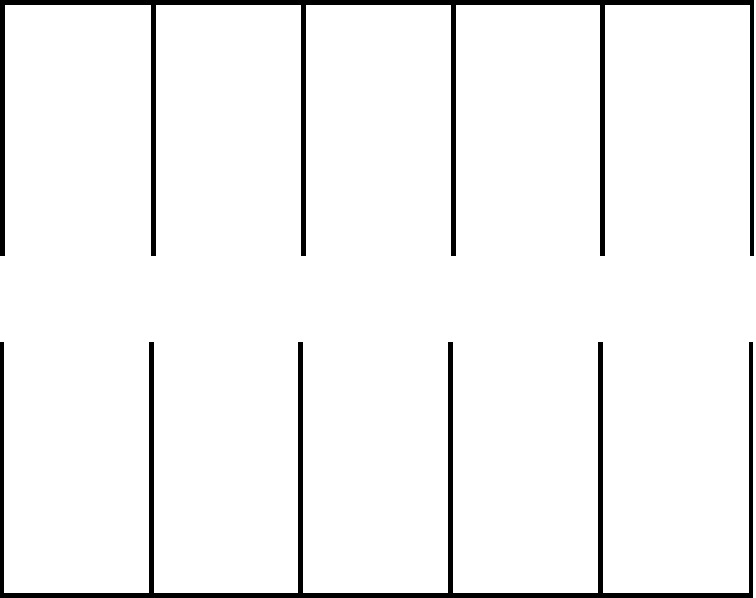
#> input picture test/parking.jpeg, 756 x 598 px
$ python coordinates_of_rectangle.py   (older library calls are emulated)
#> lines starting #> are read from the running program, lines starting #| are printed output that depends on the picture; after the words box and inside, x2 and y2 are one past the last pixel; in counts of white or black regions, pixels touching at a corner belong together
import cv2
import numpy as np

im = cv2.imread("parking.jpeg")
#> im is the input picture: shape (598, 756, 3); min 0, max 255, mean 242.7
image_temp = im.copy()

gray = cv2.cvtColor(im, cv2.COLOR_BGR2GRAY)
ret, thresh = cv2.threshold(gray, 200, 255, cv2.THRESH_BINARY_INV)
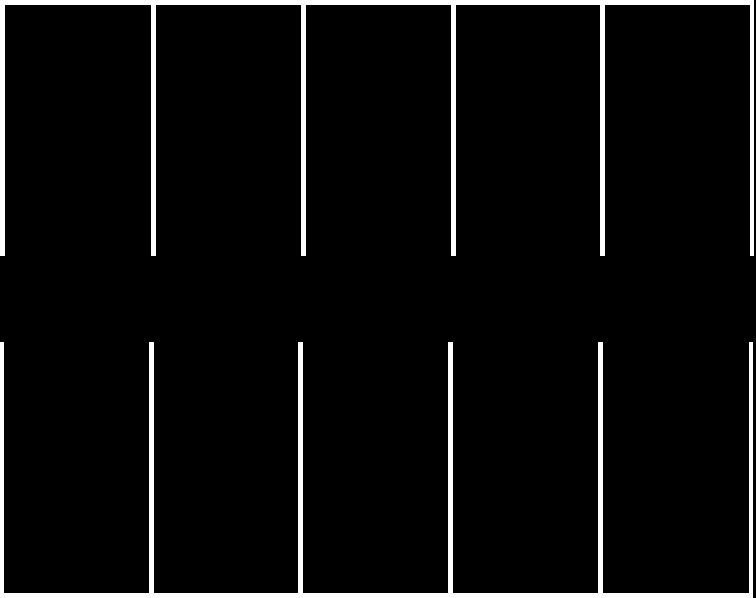
#> thresh: shape (598, 756); 4.8% white; 2 white regions
_, contours, hierarchy = cv2.findContours(thresh.copy(), cv2.RETR_CCOMP, cv2.CHAIN_APPROX_SIMPLE)
#> contours = 2 contours; box (x1, y1, x2, y2) and area: (0, 0, 754, 256) 8790, (0, 342, 753, 598) 8535

for i, c, in enumerate(contours):
    # if the contour is open

    if hierarchy[0][i][2] < 0:
        x, y, w, h = cv2.boundingRect(c)
        # Draw a black line arround parking spaces
        cv2.rectangle(image_temp, (x, y), (x+w, y+h), (0,0,0), 2)
#> this loop made 2 passes
#> (x, y, w, h) on passes 1 to 2: (0, 342, 753, 256), (0, 0, 754, 256)
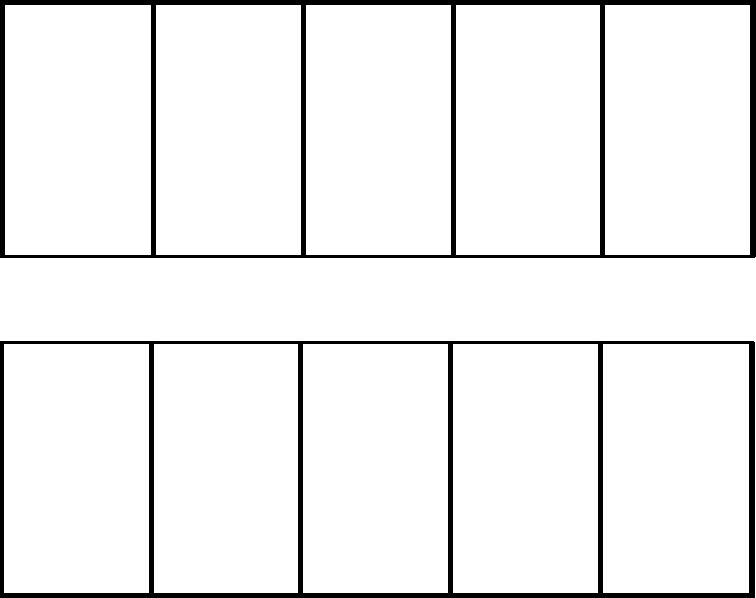
#> image_temp: shape (598, 756, 3); 1.24% of pixels changed, all inside (x1, y1, x2, y2) = (0, 0, 756, 598)

cv2.imshow('Parking Spaces Detected', image_temp)
cv2.waitKey(0)

image_temp_gray = cv2.cvtColor(image_temp, cv2.COLOR_BGR2GRAY)
ret, thresh_temp = cv2.threshold(image_temp_gray, 200, 255, cv2.THRESH_BINARY_INV)
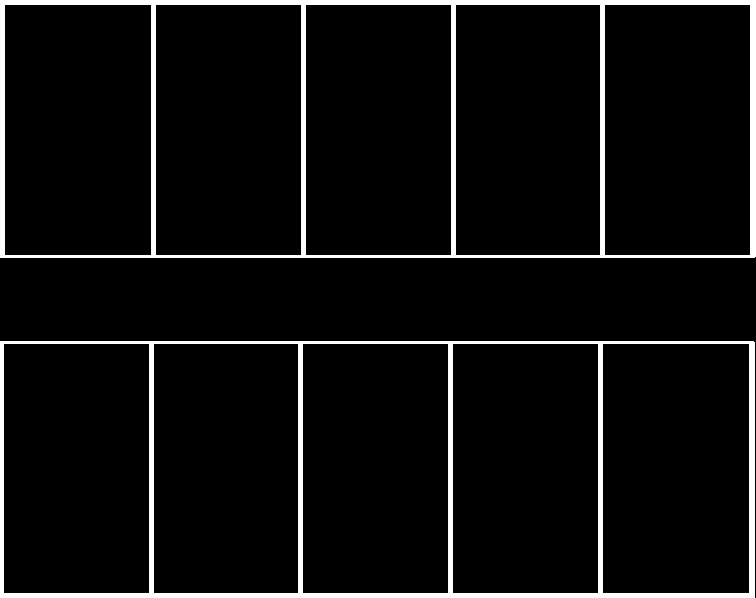
#> thresh_temp: shape (598, 756); 6% white; 2 white regions, box (x1, y1, x2, y2) and area: (0, 0, 756, 258) 13797, (0, 341, 755, 598) 13509
# kernel = np.ones((5,5), np.uint8)
dilation = cv2.dilate(thresh_temp, cv2.getStructuringElement(cv2.MORPH_RECT, (5,5)), iterations=1)
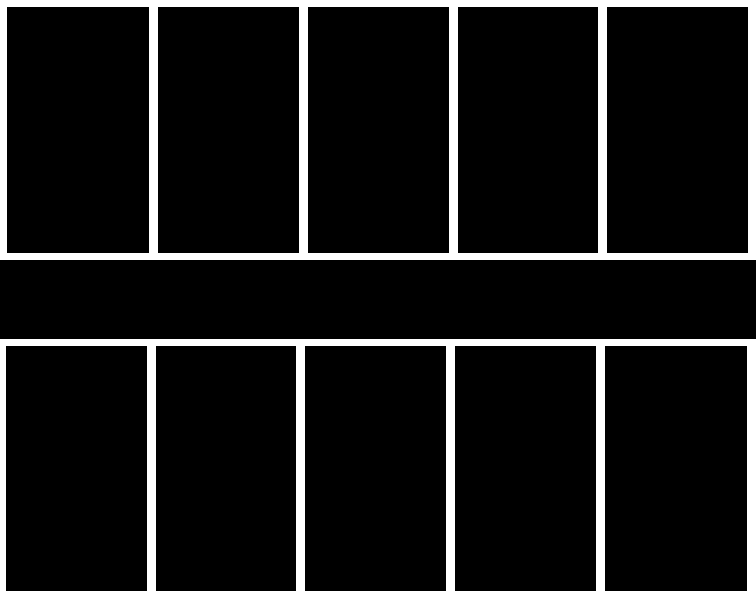
#> dilation: shape (598, 756); 10.2% white; 2 white regions
_, contours, hierarchy = cv2.findContours(dilation.copy(), cv2.RETR_CCOMP, cv2.CHAIN_APPROX_SIMPLE)
#> contours = 12 contours; largest, box (x1, y1, x2, y2) and area: (0, 0, 756, 260) 195545, (0, 339, 756, 598) 194790, (6, 6, 150, 254) 35319, (604, 345, 748, 592) 35176, (606, 6, 749, 254) 35072
cv2.imshow('image_temp_gray', image_temp_gray)
cv2.waitKey(0)


#gray = cv2.cvtColor(image_temp_gray, cv2.COLOR_BGR2GRAY)
gray = cv2.GaussianBlur(image_temp_gray, (5, 5), 0)
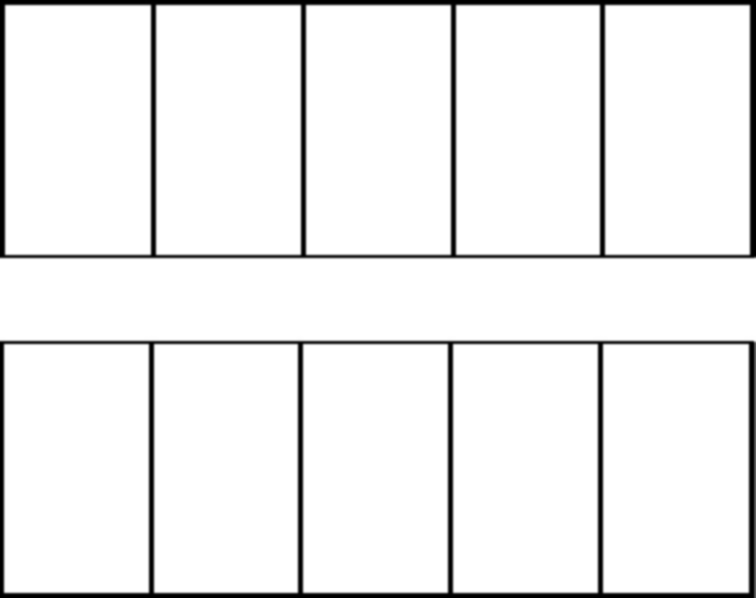
#> gray: shape (598, 756); min 0, max 255, mean 239.6
_, bina = cv2.threshold(gray,200,255,1) # inverted threshold (light obj on dark bg)
#> bina: shape (598, 756); 8.2% white; 2 white regions, box (x1, y1, x2, y2) and area: (0, 0, 756, 259) 18484, (0, 340, 756, 598) 18441
bina = cv2.dilate(bina, None)  # fill some holes
#> bina: shape (598, 756); 10.2% white; 2 white regions, box (x1, y1, x2, y2) and area: (0, 0, 756, 260) 23130, (0, 339, 756, 598) 23078
bina = cv2.dilate(bina, None)
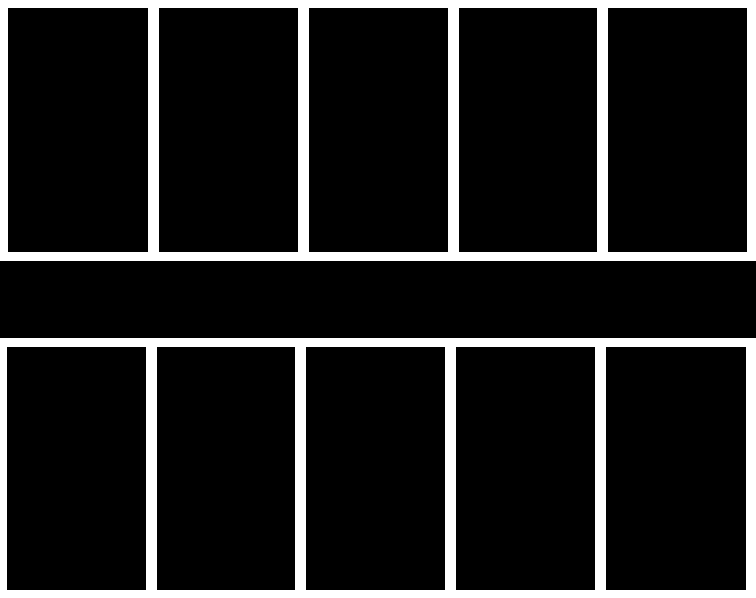
#> bina: shape (598, 756); 12.3% white; 2 white regions, box (x1, y1, x2, y2) and area: (0, 0, 756, 261) 27736, (0, 338, 756, 598) 27675
bina = cv2.erode(bina, None)   # dilate made our shape larger, revert that
bina = cv2.erode(bina, None)
#> bina: shape (598, 756); 8.2% white; 2 white regions
bina, contours, hierarchy = cv2.findContours(bina, cv2.RETR_CCOMP, cv2.CHAIN_APPROX_SIMPLE)
#> contours = 12 contours; largest, box (x1, y1, x2, y2) and area: (0, 0, 756, 259) 194790, (0, 340, 756, 598) 194035, (5, 5, 151, 255) 36103, (603, 344, 749, 593) 35958, (605, 5, 750, 255) 35854

rc = cv2.minAreaRect(contours[0])
#> rc = ((377.5, 468.5), (257, 755), -90)
box = cv2.boxPoints(rc)
#> box = [[755, 597], [-7.87e-15, 597], [0, 340], [755, 340]]
print(box)
#| [[ 7.550000e+02  5.970000e+02]
#|  [-7.868356e-15  5.970000e+02]
#|  [ 0.000000e+00  3.400000e+02]
#|  [ 7.550000e+02  3.400000e+02]]
list_pt = []
for p in box:
    pt = (p[0],p[1])
    list_pt.append(pt)
    print(pt)
    cv2.circle(im,pt,5,(200,0,0),2)
#> this loop made 4 passes
#| (755.0, 597.0)
#| (-7.868356e-15, 597.0)
#| (0.0, 340.0)
#| (755.0, 340.0)
#> im: shape (598, 756, 3); 0.03% of pixels changed, all inside (x1, y1, x2, y2) = (0, 334, 756, 598)
#> after the loop, list_pt = [(755, 597), (-7.87e-15, 597), (0, 340), (755, 340)]

box = np.int0(box)
#> box = [[755, 597], [0, 597], [0, 340], [755, 340]]
cv2.drawContours(im, [box], 0, (0, 255, 0), 3)
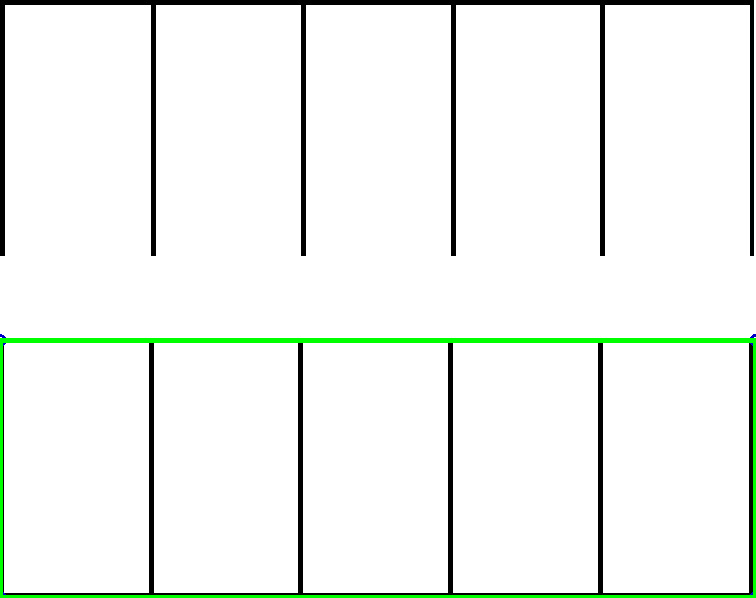
#> im: shape (598, 756, 3); mean B, G, R 240.1, 244.4, 240.1
cv2.imshow("plank", im)
cv2.waitKey(0)
cv2.destroyAllWindows()
